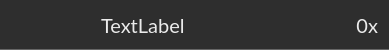
<?xml version="1.0" encoding="UTF-8"?>
<ui version="4.0">
 <class>DatasetLabelEntry</class>
 <widget class="QWidget" name="DatasetLabelEntry">
  <property name="geometry">
   <rect>
    <x>0</x>
    <y>0</y>
    <width>389</width>
    <height>50</height>
   </rect>
  </property>
  <property name="minimumSize">
   <size>
    <width>0</width>
    <height>50</height>
   </size>
  </property>
  <property name="maximumSize">
   <size>
    <width>16777215</width>
    <height>50</height>
   </size>
  </property>
  <property name="windowTitle">
   <string>Form</string>
  </property>
  <property name="styleSheet">
   <string notr="true">QWidget {
	background-color: #2e2e2e;
	border-bottom: 1px solid #666666;
}

QWidget:hover {
	background-color: #131313;
}</string>
  </property>
  <layout class="QHBoxLayout" name="horizontalLayout">
   <property name="spacing">
    <number>15</number>
   </property>
   <item>
    <widget class="QPushButton" name="button_labelDelete">
     <property name="maximumSize">
      <size>
       <width>30</width>
       <height>16777215</height>
      </size>
     </property>
     <property name="cursor">
      <cursorShape>PointingHandCursor</cursorShape>
     </property>
     <property name="styleSheet">
      <string notr="true">QPushButton {
    background-color: transparent;
    border: none;
}</string>
     </property>
     <property name="text">
      <string/>
     </property>
     <property name="icon">
      <iconset>
       <normaloff>ui/_pics/icons/delete_grey.png</normaloff>ui/_pics/icons/delete_grey.png</iconset>
     </property>
     <property name="iconSize">
      <size>
       <width>30</width>
       <height>30</height>
      </size>
     </property>
    </widget>
   </item>
   <item>
    <widget class="QPushButton" name="button_labelRename">
     <property name="maximumSize">
      <size>
       <width>30</width>
       <height>16777215</height>
      </size>
     </property>
     <property name="cursor">
      <cursorShape>PointingHandCursor</cursorShape>
     </property>
     <property name="styleSheet">
      <string notr="true">QPushButton {
    background-color: transparent;
    border: none;
	background-image: url(&quot;ui/_pics/icons/classifier_grey.png&quot;);
}</string>
     </property>
     <property name="text">
      <string/>
     </property>
     <property name="icon">
      <iconset>
       <normaloff>ui/_pics/icons/edit_grey.png</normaloff>ui/_pics/icons/edit_grey.png</iconset>
     </property>
     <property name="iconSize">
      <size>
       <width>30</width>
       <height>30</height>
      </size>
     </property>
    </widget>
   </item>
   <item>
    <widget class="QLabel" name="label_name">
     <property name="font">
      <font>
       <family>Lato</family>
       <pointsize>15</pointsize>
       <fontweight>Light</fontweight>
      </font>
     </property>
     <property name="styleSheet">
      <string notr="true">border: None;
color: #ebebeb;
background-color: transparent;</string>
     </property>
     <property name="text">
      <string>TextLabel</string>
     </property>
    </widget>
   </item>
   <item>
    <widget class="QLabel" name="label_counter">
     <property name="maximumSize">
      <size>
       <width>60</width>
       <height>16777215</height>
      </size>
     </property>
     <property name="font">
      <font>
       <family>Lato</family>
       <pointsize>15</pointsize>
       <fontweight>Light</fontweight>
      </font>
     </property>
     <property name="layoutDirection">
      <enum>Qt::LayoutDirection::LeftToRight</enum>
     </property>
     <property name="styleSheet">
      <string notr="true">border: None;
color: #ebebeb;
background-color: transparent;</string>
     </property>
     <property name="text">
      <string>0x</string>
     </property>
     <property name="alignment">
      <set>Qt::AlignmentFlag::AlignRight|Qt::AlignmentFlag::AlignTrailing|Qt::AlignmentFlag::AlignVCenter</set>
     </property>
    </widget>
   </item>
  </layout>
 </widget>
 <resources/>
 <connections/>
</ui>
